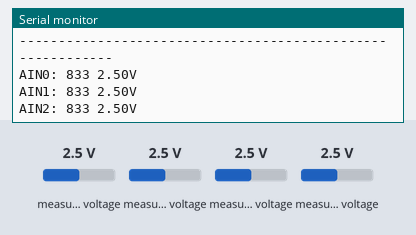
Bench run of a sketch on a simulated ESP8266 (NodeMCU). Parts: the last lines printed to the serial monitor. The inputs (shaded band) are chosen by the test bench; at power-on: measured voltage 2.5 V. WiFi joins after 1.5 s; servers stay silent unless stated.

Above: at 3.1 s.
3.2 s: measured voltage (sensor 200) set to 0.1 V
At 3.33 s:
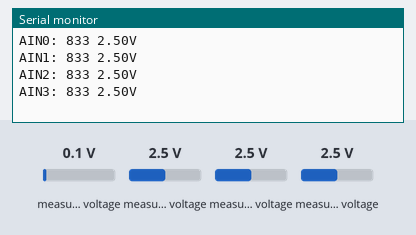
4.7 s: measured voltage (sensor 201) set to 0.1 V
At 5.19 s:
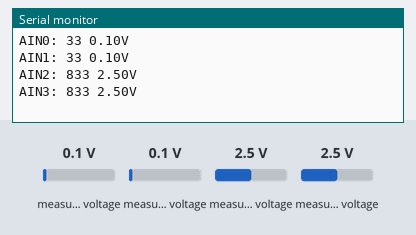
6.2 s: measured voltage (sensor 202) set to 0.1 V
At 6.67 s:
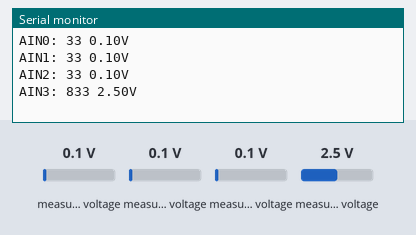
7.7 s: measured voltage (sensor 203) set to 0.1 V
At 8.15 s:
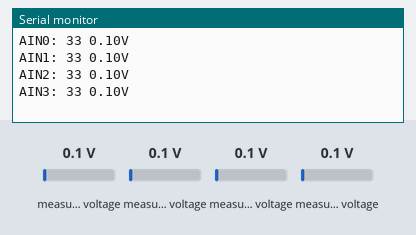
9.2 s: measured voltage (sensor 200) set to 1.2 V
10.7 s: measured voltage (sensor 201) set to 1.2 V
At 11.11 s:
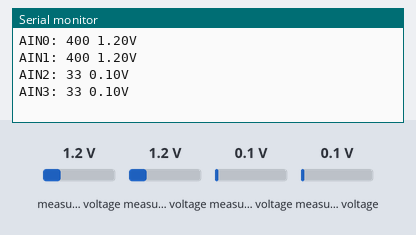
Timing chart, 0 to 13.2 s (numbered marks = the images above; inputs shaded):
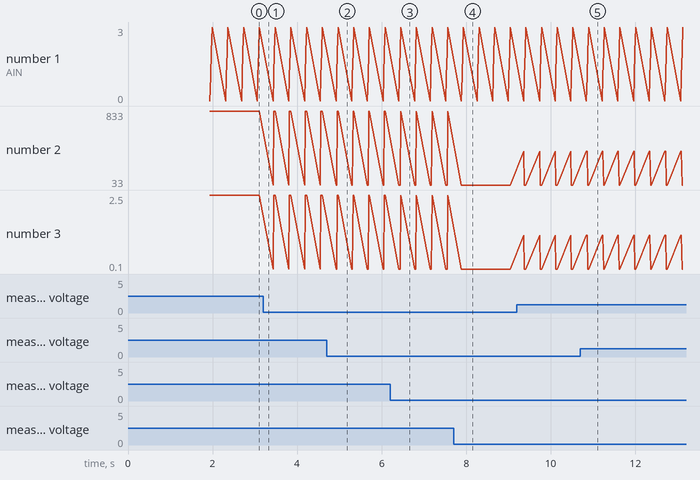

Measured:
- after the input at 4.7 s, the serial monitor: prints a new line after 0.24 s (image 2)
- after the input at 6.2 s, the serial monitor: prints a new line after 0.24 s (image 3)
- after the input at 7.7 s, the serial monitor: prints a new line after 0.24 s (image 4)
- after the input at 10.7 s, the serial monitor: prints a new line after 0.16 s (image 5)

The sketch:

smart_gloves.ino
```cpp
#define BLYNK_TEMPLATE_ID "TMPL3oCdhQWXb"
#define BLYNK_TEMPLATE_NAME ""
#define BLYNK_AUTH_TOKEN "Aa7YlFD8mjCAtGNiLoVBLD-uh89vwhMX"
#define BLYNK_PRINT Serial
#define TWILLIO_SID "" //update your TWILLIo SID in this
#define TWILLIO_AUTH "" //update your TWILLIO AUTH ID in this
#include<BlynkSimpleEsp8266.h>
#include <Adafruit_ADS1X15.h>
Adafruit_ADS1015 ads; /* Use this for the 12-bit version */
#include <Wire.h>
#include <ESP8266WiFi.h>
#include <ESP8266HTTPClient.h>
const char* ssid = ""; //update your wifi name in this
const char* password = ""; //update your wifi pass in this
const char* serverAddress = ""; //update your server Addr in this
const int serverPort = 8000;
const String serverName = ""; //update your server name in this
WiFiClient client;
HTTPClient http;
const int RX_pin = D5; // Define RX pin of NodeMCU
const int TX_pin = D6; // Define TX pin of NodeMCU
void setup() {
 //---------------Blynk setup--------------
 Blynk.begin(BLYNK_AUTH_TOKEN, ssid, password);
 //---------wifi settings-----------
 delay(100);
 Serial.begin(9600);
 Serial.print("Connecting to ");
 Serial.println(ssid);
 WiFi.begin(ssid, password);
 while (WiFi.status() != WL_CONNECTED) {
 delay(500);
 Serial.print(".");
 }
 Serial.println("");
 Serial.println("WiFi connected");
 //--------ADC configurations-------------
 pinMode(D5, INPUT);
 pinMode(D6, OUTPUT);
 pinMode(A0, INPUT);
 ads.setGain(GAIN_TWOTHIRDS); // 2/3x gain +/- 6.144V 1 bit = 3mV 0.1875mV (default)
 if (!ads.begin()) {
 Serial.println("Failed to initialize ADS.");
 while (1);
 }
}
String alldata;
int16_t adc0, adc1, adc2, adc3;
float volts0, volts1, volts2, volts3;
void loop() {
 int16_t
 adc0 = ads.readADC_SingleEnded(0);
 adc1 = ads.readADC_SingleEnded(1);
 adc2 = ads.readADC_SingleEnded(2);
 adc3 = ads.readADC_SingleEnded(3);
 volts0 = ads.computeVolts(adc0);
 volts1 = ads.computeVolts(adc1);
 volts2 = ads.computeVolts(adc2);
 volts3 = ads.computeVolts(adc3);
 Serial.println("-----------------------------------------------------------");
 Serial.print("AIN0: "); Serial.print(adc0); Serial.print(" "); Serial.print(volts0); Serial.println("V");
 Serial.print("AIN1: "); Serial.print(adc1); Serial.print(" "); Serial.print(volts1); Serial.println("V");
 Serial.print("AIN2: "); Serial.print(adc2); Serial.print(" "); Serial.print(volts2); Serial.println("V");
 Serial.print("AIN3: "); Serial.print(adc3); Serial.print(" "); Serial.print(volts3); Serial.println("V");
 http.end();
 delay(300);
 if(adc0 < 200 && adc1 >= 190 && adc2 >= 190 && adc3 >= 190){
 Blynk.virtualWrite(V0, "Need water");
 }
 else if(adc1 < 200 && adc0 > 180 && adc2 > 190 && adc3 > 190){
 Blynk.virtualWrite(V0, "I'm hungry. Can you prepare something for me to eat?");
 }
 else if(adc2 < 200 && adc1 > 180 && adc3 > 180 && adc0 > 180){
 Blynk.virtualWrite(V0, "I feel sick check me pls");
 }
 else if(adc3 < 200 && adc1 > 180 && adc2 > 180 && adc0 > 180){
 Blynk.virtualWrite(V0, "I need help using the restroom");
 }
 else if(adc3 < 200 && adc2 < 200 && adc1 > 175 && adc0 > 175){
 Blynk.virtualWrite(V0, "Could you read this book for me");
 }
 else if(adc2 < 200 && adc1 < 200 && adc3 > 175 && adc0 > 175)
 {
 Blynk.virtualWrite(V0, "I need my medication. Can you help me with it?");
 }
 else if(adc0 < 200 && adc1 < 200 && adc2 > 175 && adc3 > 175){
 Blynk.virtualWrite(V0, "I'd like to listen to some music. Can you play some for me?");
 }
 else if(adc0 < 200 && adc1 < 200 && adc2 < 200 && adc3 < 200)
 {
 Blynk.logEvent("patient", String("EMERGENCY!! patient has collapsed"));
 }
 else{
 Blynk.virtualWrite(V0, " ");
 }
 Blynk.run();
}
```
